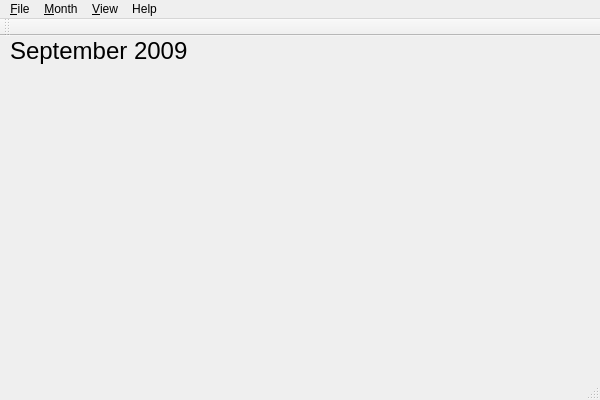
<?xml version="1.0" encoding="UTF-8"?>
<ui version="4.0">
 <class>MainWindow</class>
 <widget class="QMainWindow" name="MainWindow">
  <property name="geometry">
   <rect>
    <x>0</x>
    <y>0</y>
    <width>600</width>
    <height>400</height>
   </rect>
  </property>
  <property name="windowTitle">
   <string>MainWindow</string>
  </property>
  <widget class="QWidget" name="centralWidget">
   <widget class="QLabel" name="labelMonth">
    <property name="geometry">
     <rect>
      <x>10</x>
      <y>0</y>
      <width>381</width>
      <height>31</height>
     </rect>
    </property>
    <property name="text">
     <string notr="true">&lt;!DOCTYPE HTML PUBLIC &quot;-//W3C//DTD HTML 4.0//EN&quot; &quot;http://www.w3.org/TR/REC-html40/strict.dtd&quot;&gt;
&lt;html&gt;&lt;head&gt;&lt;meta name=&quot;qrichtext&quot; content=&quot;1&quot; /&gt;&lt;style type=&quot;text/css&quot;&gt;
p, li { white-space: pre-wrap; }
&lt;/style&gt;&lt;/head&gt;&lt;body style=&quot; font-family:'Sans Serif'; font-size:10pt; font-weight:400; font-style:normal;&quot;&gt;
&lt;p style=&quot; margin-top:0px; margin-bottom:0px; margin-left:0px; margin-right:0px; -qt-block-indent:0; text-indent:0px;&quot;&gt;&lt;span style=&quot; font-size:18pt;&quot;&gt;September 2009&lt;/span&gt;&lt;/p&gt;&lt;/body&gt;&lt;/html&gt;</string>
    </property>
   </widget>
  </widget>
  <widget class="QMenuBar" name="menuBar">
   <property name="geometry">
    <rect>
     <x>0</x>
     <y>0</y>
     <width>600</width>
     <height>22</height>
    </rect>
   </property>
   <widget class="QMenu" name="menu_File">
    <property name="title">
     <string>&amp;File</string>
    </property>
    <addaction name="actionNew_File"/>
    <addaction name="actionOpen"/>
    <addaction name="actionSave"/>
    <addaction name="actionSave_as"/>
   </widget>
   <widget class="QMenu" name="menu_Month">
    <property name="title">
     <string>&amp;Month</string>
    </property>
    <addaction name="actionPrevious"/>
    <addaction name="actionNext"/>
    <addaction name="actionCurrent"/>
    <addaction name="separator"/>
    <addaction name="actionMemo"/>
   </widget>
   <widget class="QMenu" name="menuHelp">
    <property name="title">
     <string>Help</string>
    </property>
    <addaction name="actionAbout"/>
    <addaction name="actionAbout_Qt"/>
   </widget>
   <widget class="QMenu" name="menuView">
    <property name="title">
     <string>&amp;View</string>
    </property>
   </widget>
   <addaction name="menu_File"/>
   <addaction name="menu_Month"/>
   <addaction name="menuView"/>
   <addaction name="menuHelp"/>
  </widget>
  <widget class="QToolBar" name="mainToolBar">
   <attribute name="toolBarArea">
    <enum>TopToolBarArea</enum>
   </attribute>
   <attribute name="toolBarBreak">
    <bool>false</bool>
   </attribute>
  </widget>
  <widget class="QStatusBar" name="statusBar"/>
  <action name="actionOpen">
   <property name="icon">
    <iconset resource="MiniAppCalendar.qrc">
     <normaloff>:/images/images/open.gif</normaloff>:/images/images/open.gif</iconset>
   </property>
   <property name="text">
    <string>Open</string>
   </property>
   <property name="statusTip">
    <string>Open an existing file</string>
   </property>
   <property name="shortcut">
    <string>Ctrl+O</string>
   </property>
  </action>
  <action name="actionSave">
   <property name="icon">
    <iconset resource="MiniAppCalendar.qrc">
     <normaloff>:/images/images/save.gif</normaloff>:/images/images/save.gif</iconset>
   </property>
   <property name="text">
    <string>Save</string>
   </property>
   <property name="statusTip">
    <string>Save the document to disk</string>
   </property>
   <property name="shortcut">
    <string>Ctrl+S</string>
   </property>
  </action>
  <action name="actionSave_as">
   <property name="text">
    <string>Save as</string>
   </property>
   <property name="statusTip">
    <string>Save the document under a new name</string>
   </property>
  </action>
  <action name="actionNew_File">
   <property name="icon">
    <iconset resource="MiniAppCalendar.qrc">
     <normaloff>:/images/images/new.gif</normaloff>:/images/images/new.gif</iconset>
   </property>
   <property name="text">
    <string>New File</string>
   </property>
   <property name="statusTip">
    <string>Create a new document</string>
   </property>
   <property name="shortcut">
    <string>Ctrl+N</string>
   </property>
  </action>
  <action name="actionPrevious">
   <property name="icon">
    <iconset resource="MiniAppCalendar.qrc">
     <normaloff>:/images/images/prev.gif</normaloff>:/images/images/prev.gif</iconset>
   </property>
   <property name="text">
    <string>Previous</string>
   </property>
   <property name="statusTip">
    <string>Go to the previous month</string>
   </property>
   <property name="shortcut">
    <string>F7</string>
   </property>
  </action>
  <action name="actionNext">
   <property name="icon">
    <iconset resource="MiniAppCalendar.qrc">
     <normaloff>:/images/images/next.gif</normaloff>:/images/images/next.gif</iconset>
   </property>
   <property name="text">
    <string>Next</string>
   </property>
   <property name="statusTip">
    <string>Go to the next month</string>
   </property>
   <property name="shortcut">
    <string>F8</string>
   </property>
  </action>
  <action name="actionCurrent">
   <property name="icon">
    <iconset resource="MiniAppCalendar.qrc">
     <normaloff>:/images/images/current.gif</normaloff>:/images/images/current.gif</iconset>
   </property>
   <property name="text">
    <string>Current</string>
   </property>
   <property name="statusTip">
    <string>Go to the current month</string>
   </property>
   <property name="shortcut">
    <string>F5</string>
   </property>
  </action>
  <action name="actionMemo">
   <property name="icon">
    <iconset resource="MiniAppCalendar.qrc">
     <normaloff>:/images/images/memo.gif</normaloff>:/images/images/memo.gif</iconset>
   </property>
   <property name="text">
    <string>Memo</string>
   </property>
   <property name="statusTip">
    <string>Display the monthly memo</string>
   </property>
  </action>
  <action name="actionAbout">
   <property name="text">
    <string>About</string>
   </property>
   <property name="menuRole">
    <enum>QAction::AboutRole</enum>
   </property>
  </action>
  <action name="actionClose">
   <property name="text">
    <string>&amp;Exit</string>
   </property>
   <property name="toolTip">
    <string>Exit</string>
   </property>
   <property name="shortcut">
    <string>Ctrl+Q</string>
   </property>
  </action>
  <action name="actionAbout_Qt">
   <property name="text">
    <string>About Qt</string>
   </property>
   <property name="statusTip">
    <string>About Qt</string>
   </property>
   <property name="menuRole">
    <enum>QAction::AboutQtRole</enum>
   </property>
  </action>
 </widget>
 <layoutdefault spacing="6" margin="11"/>
 <resources>
  <include location="MiniAppCalendar.qrc"/>
 </resources>
 <connections/>
</ui>
